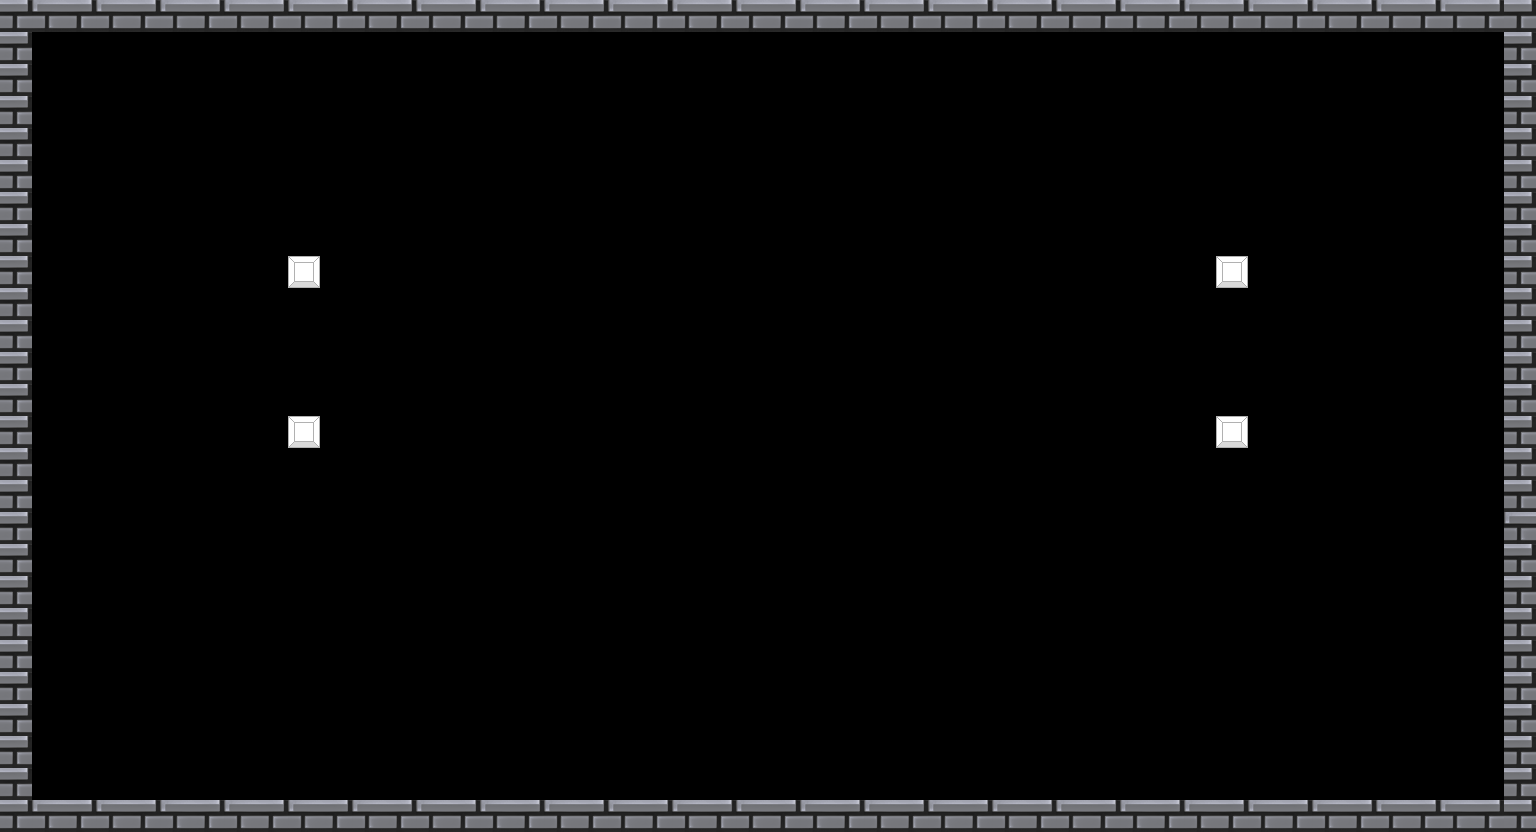

A level layout from a 2D game, rendered from its tile map. Below: a short description, then the map file with tile-grid data replaced by summaries:
An orthogonal 48x26 tile map with 32x32 px tiles, 5 tile layers (layer_walls, layer_ceiling, layer_floor, layer_platforms_undestructable, ...), 3 tilesets and 8 objects.

<map version="1.10" tiledversion="1.11.2" orientation="orthogonal" renderorder="right-down" width="48" height="26" tilewidth="32" tileheight="32" infinite="0" nextlayerid="11" nextobjectid="23">
 <editorsettings>
  <export target="Level9.json" format="json" />
 </editorsettings>
 <tileset firstgid="1" name="tileset_muros" tilewidth="32" tileheight="32" tilecount="2" columns="2">
  <image source="../tilesets/tileset_muros.png" width="64" height="32" />
  <tile id="0">
   <objectgroup draworder="index" id="2">
    <object id="1" x="0" y="0" width="32" height="32" />
   </objectgroup>
  </tile>
  <tile id="1">
   <objectgroup draworder="index" id="2">
    <object id="1" x="0" y="0" width="32" height="32" />
   </objectgroup>
  </tile>
 </tileset>
 <tileset firstgid="3" name="tileset_ladders" tilewidth="64" tileheight="64" tilecount="1" columns="1">
  <image source="../tilesets/tileset_ladder.png" width="64" height="64" />
 </tileset>
 <tileset firstgid="4" name="tileset_platforms" tilewidth="32" tileheight="32" tilecount="9" columns="3">
  <image source="../tilesets/tileset_platform.png" width="96" height="96" />
 </tileset>
 <layer id="1" name="layer_walls" width="48" height="26">
  <data>[1248 cells, 48 non-empty, 2 distinct tile ids]</data>
 </layer>
 <layer id="5" name="layer_ceiling" width="48" height="26">
  <data>[1248 cells, 48 non-empty, 2 distinct tile ids]</data>
 </layer>
 <layer id="6" name="layer_floor" width="48" height="26">
  <data>[1248 cells, 48 non-empty, 2 distinct tile ids]</data>
 </layer>
 <layer id="3" name="layer_platforms_undestructable" width="48" height="26">
  <properties>
   <property name="Drop" value="" />
  </properties>
  <data>[1248 cells, 0 non-empty, 0 distinct tile ids]</data>
 </layer>
 <layer id="4" name="layer_platforms_destructable" width="48" height="26">
  <data>[1248 cells, 10 non-empty, 2 distinct tile ids]</data>
 </layer>
 <objectgroup id="7" name="drops">
  <object id="21" x="1452.11" y="782.458">
   <properties>
    <property name="drop" value="shield" />
   </properties>
  </object>
  <object id="22" x="75.202" y="782.458">
   <properties>
    <property name="drop" value="shield" />
   </properties>
  </object>
 </objectgroup>
 <objectgroup id="9" name="balls">
  <object id="15" x="211.282" y="136.08">
   <properties>
    <property name="direction x" type="float" value="1" />
    <property name="type" value="n_huge" />
    <property name="velocity" type="float" value="10" />
   </properties>
   <point />
  </object>
  <object id="18" x="1359.01" y="123.546">
   <properties>
    <property name="direction x" type="float" value="-1" />
    <property name="type" value="n_huge" />
    <property name="velocity" type="float" value="10" />
   </properties>
   <point />
  </object>
 </objectgroup>
 <objectgroup id="8" name="drops_platforms">
  <object id="5" x="305.988" y="269">
   <properties>
    <property name="drop" value="time_freeze" />
   </properties>
  </object>
  <object id="19" x="1233.67" y="272.159">
   <properties>
    <property name="drop" value="time_freeze" />
   </properties>
  </object>
 </objectgroup>
 <objectgroup id="10" name="enemies" />
</map>
